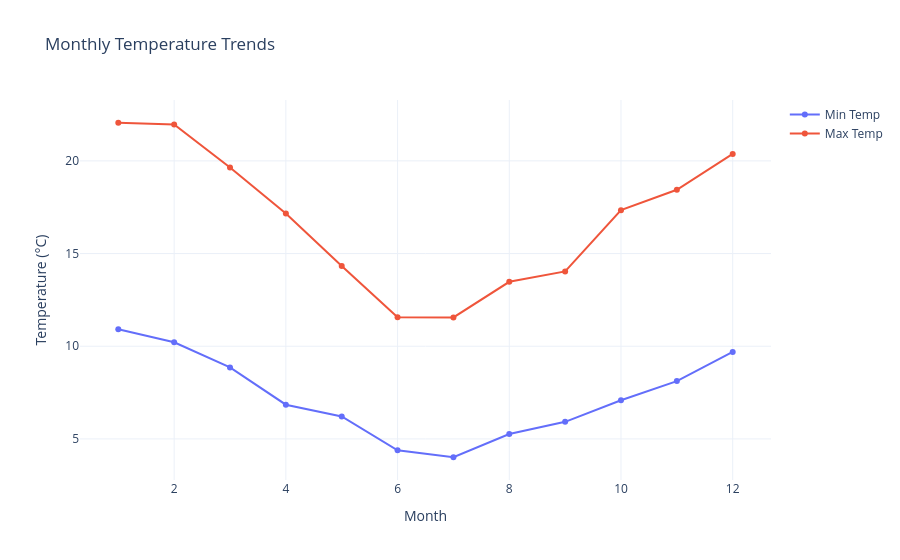

The cell this chart's notebook holds for it:
### Code cell
fig = go.Figure()

# Min temperature
fig.add_trace(go.Scatter(
    x=monthly_trends["month"],
    y=monthly_trends["min_temp"],
    mode="lines+markers",
    name="Min Temp"
))

# Max temperature
fig.add_trace(go.Scatter(
    x=monthly_trends["month"],
    y=monthly_trends["max_temp"],
    mode="lines+markers",
    name="Max Temp"
))

fig.update_layout(
    title="Monthly Temperature Trends",
    xaxis_title="Month",
    yaxis_title="Temperature (°C)",
    template="plotly_white",
    hovermode="x unified"
)

fig.show()

### Figure 1 — Plotly figure (JSON) as saved in the notebook; plotly's stock layout.template omitted (floating-point values rounded to 4 significant figures)
{"data": [{"mode": "lines+markers", "name": "Min Temp", "type": "scatter", "x": [1, 2, 3, 4, 5, 6, 7, 8, 9, 10, 11, 12], "y": [10.91, 10.21, 8.856, 6.846, 6.211, 4.384, 4.011, 5.263, 5.923, 7.085, 8.119, 9.692]}, {"mode": "lines+markers", "name": "Max Temp", "type": "scatter", "x": [1, 2, 3, 4, 5, 6, 7, 8, 9, 10, 11, 12], "y": [22.06, 21.97, 19.64, 17.16, 14.33, 11.56, 11.55, 13.48, 14.04, 17.34, 18.44, 20.37]}], "layout": {"hovermode": "x unified", "title": {"text": "Monthly Temperature Trends"}, "xaxis": {"title": {"text": "Month"}}, "yaxis": {"title": {"text": "Temperature (°C)"}}}}
